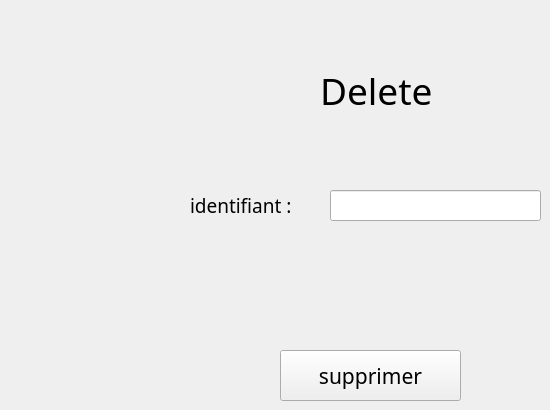
     <widget class="QWidget" name="tab_3">
      <attribute name="title">
       <string>supprimer un employe</string>
      </attribute>
      <widget class="QLabel" name="label_delete">
       <property name="geometry">
        <rect>
         <x>320</x>
         <y>70</y>
         <width>121</width>
         <height>41</height>
        </rect>
       </property>
       <property name="font">
        <font>
         <family>Bell MT</family>
         <pointsize>28</pointsize>
         <italic>false</italic>
         <bold>false</bold>
        </font>
       </property>
       <property name="text">
        <string>Delete</string>
       </property>
      </widget>
      <widget class="QLabel" name="label_15">
       <property name="geometry">
        <rect>
         <x>190</x>
         <y>195</y>
         <width>151</width>
         <height>21</height>
        </rect>
       </property>
       <property name="font">
        <font>
         <family>Bell MT</family>
         <pointsize>14</pointsize>
         <italic>false</italic>
         <bold>false</bold>
        </font>
       </property>
       <property name="text">
        <string>identifiant :</string>
       </property>
      </widget>
      <widget class="QPushButton" name="pb_sup">
       <property name="geometry">
        <rect>
         <x>280</x>
         <y>350</y>
         <width>181</width>
         <height>51</height>
        </rect>
       </property>
       <property name="font">
        <font>
         <family>Bell MT</family>
         <pointsize>16</pointsize>
         <italic>false</italic>
         <bold>false</bold>
        </font>
       </property>
       <property name="text">
        <string>supprimer</string>
       </property>
      </widget>
      <widget class="QLineEdit" name="le_id_sup">
       <property name="geometry">
        <rect>
         <x>330</x>
         <y>190</y>
         <width>211</width>
         <height>31</height>
        </rect>
       </property>
      </widget>
      <widget class="QWidget" name="widget_5" native="true">
       <property name="geometry">
        <rect>
         <x>-10</x>
         <y>130</y>
         <width>191</width>
         <height>80</height>
        </rect>
       </property>
      </widget>
     </widget>
